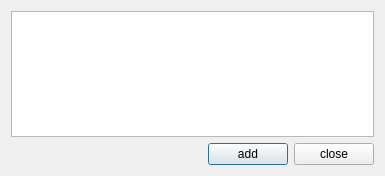
<?xml version="1.0" encoding="UTF-8"?>
<ui version="4.0">
 <class>AddMessageDialog</class>
 <widget class="QDialog" name="AddMessageDialog">
  <property name="geometry">
   <rect>
    <x>0</x>
    <y>0</y>
    <width>385</width>
    <height>176</height>
   </rect>
  </property>
  <property name="windowTitle">
   <string>Add message (to all consoles and all logs)</string>
  </property>
  <property name="windowIcon">
   <iconset resource="ScriptCommunicator.qrc">
    <normaloff>:/images/listmodel.png</normaloff>:/images/listmodel.png</iconset>
  </property>
  <layout class="QVBoxLayout" name="verticalLayout">
   <item>
    <widget class="QTextEdit" name="textEdit"/>
   </item>
   <item>
    <layout class="QHBoxLayout" name="horizontalLayout">
     <item>
      <spacer name="horizontalSpacer">
       <property name="orientation">
        <enum>Qt::Horizontal</enum>
       </property>
       <property name="sizeHint" stdset="0">
        <size>
         <width>40</width>
         <height>20</height>
        </size>
       </property>
      </spacer>
     </item>
     <item>
      <widget class="QDialogButtonBox" name="buttonBox">
       <property name="orientation">
        <enum>Qt::Horizontal</enum>
       </property>
      </widget>
     </item>
     <item>
      <widget class="QPushButton" name="EnterPushButton">
       <property name="text">
        <string>add</string>
       </property>
      </widget>
     </item>
     <item>
      <widget class="QPushButton" name="ClosePushButton">
       <property name="text">
        <string>close</string>
       </property>
      </widget>
     </item>
    </layout>
   </item>
  </layout>
 </widget>
 <resources>
  <include location="ScriptCommunicator.qrc"/>
 </resources>
 <connections>
  <connection>
   <sender>ClosePushButton</sender>
   <signal>clicked()</signal>
   <receiver>AddMessageDialog</receiver>
   <slot>hide()</slot>
   <hints>
    <hint type="sourcelabel">
     <x>337</x>
     <y>154</y>
    </hint>
    <hint type="destinationlabel">
     <x>192</x>
     <y>87</y>
    </hint>
   </hints>
  </connection>
 </connections>
</ui>
